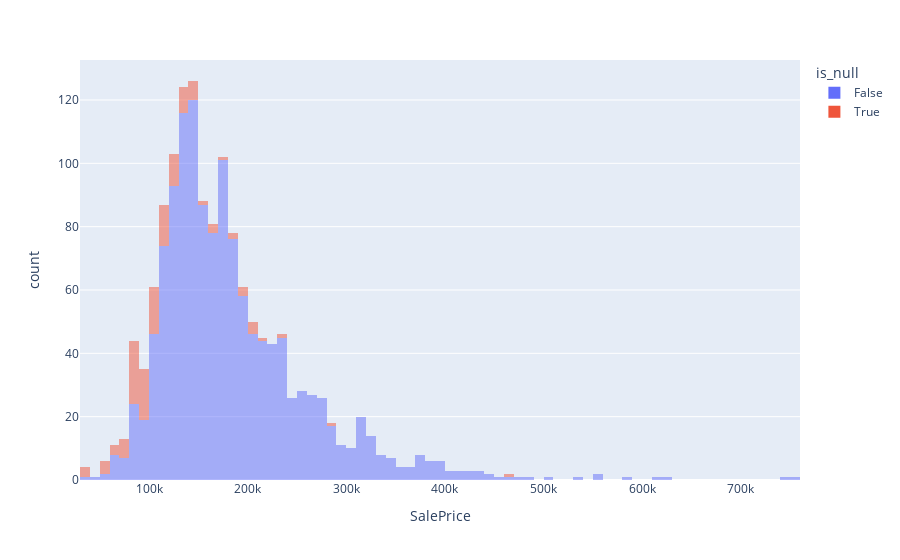

Notebook code cell kept with this figure:
### Code cell
px.histogram(df, x='SalePrice', color='is_null')

### Figure 1 — Plotly figure (JSON) as saved in the notebook; plotly's stock layout.template omitted (floating-point values rounded to 4 significant figures; data arrays with more than 128 entries replaced by an {"elided": "..."} marker saying what was removed)
{"data": [{"bingroup": "x", "hovertemplate": "is_null=False<br>SalePrice=%{x}<br>count=%{y}<extra></extra>", "legendgroup": "False", "marker": {"color": "#636efa", "opacity": 0.5, "pattern": {"shape": ""}}, "name": "False", "orientation": "v", "showlegend": true, "type": "histogram", "x": {"elided": "1338 int values"}, "xaxis": "x", "yaxis": "y"}, {"bingroup": "x", "hovertemplate": "is_null=True<br>SalePrice=%{x}<br>count=%{y}<extra></extra>", "legendgroup": "True", "marker": {"color": "#EF553B", "opacity": 0.5, "pattern": {"shape": ""}}, "name": "True", "orientation": "v", "showlegend": true, "type": "histogram", "x": [90000, 82000, 113000, 136500, 85000, 123600, 109900, 128950, 118964, 115000, 84500, 87000, 115000, 141000, 79000, 109500, 103200, 127500, 120000, 104000, 98000, 216500, 110500, 76500, 97000, 88000, 135900, 89500, 284000, 87500, 198500, 134432, 61000, 81000, 106500, 100000, 79900, 81000, 118000, 124000, 34900, 106250, 86000, 200624, 107500, 39300, 107500, 108000, 108000, 118500, 147000, 75500, 67000, 200000, 60000, 85000, 98300, 84500, 205950, 55000, 52000, 93500, 179000, 98000, 96500, 144000, 128000, 109500, 141000, 169000, 118858, 142953, 145900, 184900, 150000, 192500, 127500, 116500, 37900, 135000, 182000, 85500, 199900, 126000, 82000, 102000, 100000, 160000, 84000, 97000, 139600, 115000, 84900, 92900, 127000, 118000, 93500, 94000, 80000, 200500, 93000, 112000, 80500, 91500, 101800, 130000, 465000, 99900, 237000, 139000, 72500, 82500, 55000, 79000, 52500, 122000, 167500, 112000, 90000, 92000, 136000, 84500], "xaxis": "x", "yaxis": "y"}], "layout": {"barmode": "relative", "legend": {"title": {"text": "is_null"}, "tracegroupgap": 0}, "margin": {"t": 60}, "xaxis": {"anchor": "y", "domain": [0, 1], "title": {"text": "SalePrice"}}, "yaxis": {"anchor": "x", "domain": [0, 1], "title": {"text": "count"}}}}
